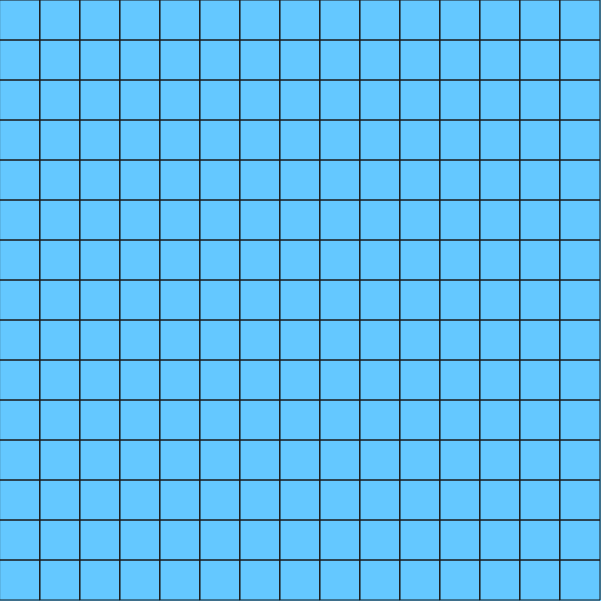
Frame 1 (no input)
Frame 60 (no input): identical to frame 1, image omitted
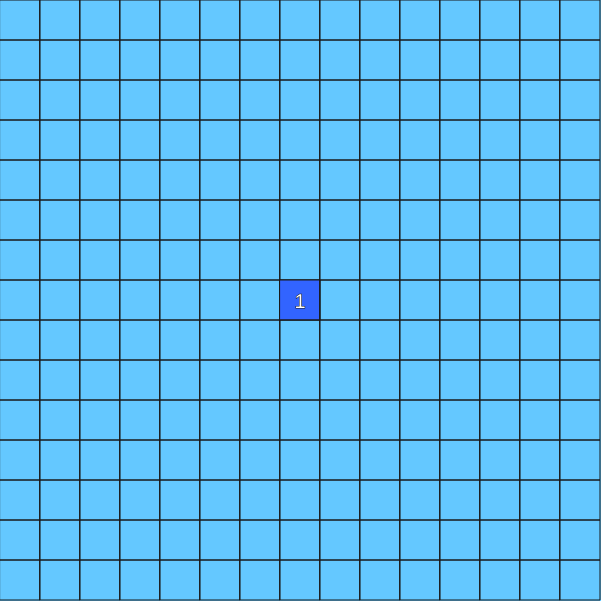
Frame 120 (the mouse pressed at the canvas centre since frame 60)

The p5.js sketch that drew these frames (run headless with seeded random() and noise() and a simulated clock; from frame 60 on, the mouse is pressed at the canvas centre):

// p5.js sketch
// ── sketch.js
var grid;
var cols;
var rows;
var w = 40;
var totalBombs = 20;
var isGameOver = false;
const colorBlue = [100, 200, 255];

function setup() {
  createCanvas(601, 601);
  InitGame();
}

function draw() {
  background(100, 200, 255);

  for (var i = 0; i < cols; i++) {
    for (var j = 0; j < rows; j++) {
      grid[i][j].show();
    }
  }
}

function InitGame(){
  isGameOver = false;
  cols = floor(width / w);
  rows = floor(height / w);

  grid = make2DArray(cols, rows);

  //create the grid
  for (var i = 0; i < cols; i++) {
    for (var j = 0; j < rows; j++) {
      grid[i][j] = new Cell(i, j, w);
    }
  }

  // pick total bombs spots
  var options = [];
  for (var i = 0; i < cols; i++) {
    for (var j = 0; j < rows; j++) {
      options.push([i, j]);
    }
  }

  for (var n = 0; n < totalBombs; n++) {
    var index = floor(random(options.length));
    var choice = options[index];
    var i = choice[0];
    var j = choice[1];

    // deletes the spot so it's no longer an option
    options.splice(index, 1);

    grid[i][j].bomb = true;
  }

  //count neighbors
  for (var i = 0; i < cols; i++) {
    for (var j = 0; j < rows; j++) {
      grid[i][j].countBombs();
    }
  }
}

function make2DArray(cols, rows) {
  var arr = new Array(cols);
  for (var i = 0; i < arr.length; i++) {
    arr[i] = new Array(rows);
  }

  return arr;
}

function gameOver() {
  for (var i = 0; i < cols; i++) {
    for (var j = 0; j < rows; j++) {
      grid[i][j].reveal();
    }
  }
  isGameOver = true;
}

function mousePressed() {
  if (isGameOver) {
    InitGame();
    return;
  }

  let pos = getInputPosition();
  let i = floor(pos.x / w);
  let j = floor(pos.y / w);

  if (i >= 0 && i < cols && j >= 0 && j < rows) {
    let cell = grid[i][j];
    cell.reveal();

    if (cell.bomb) {
      gameOver();
    }
  }
}

function getInputPosition() {
  if (touches.length > 0) {
    return { x: touches[0].x, y: touches[0].y };
  }
  return { x: mouseX, y: mouseY };
}
// ── cell.js
function Cell(i, j, w) {
  this.i = i;
  this.j = j;

  this.x = i * w;
  this.y = j * w;
  this.w = w;

  this.neighborCount = 0;
  this.displacement = w * 0.5;

  this.bomb = false;

  this.revealed = false;
}

const cellBackground = "#3264ffff";
const bombColor = "#323269ff";

Cell.prototype.show = function () {
  stroke(25);
  noFill();
  rect(this.x, this.y, this.w, this.w);

  if (!this.revealed) {
    return;
  }

  if (this.bomb) {
    _drawBomb(this);
    return;
  }

  _drawCell(this);
};

function _drawCell(cell) {
  fill(cellBackground);
  rect(cell.x, cell.y, cell.w, cell.w);

  // display number
  if (cell.neighborCount > 0) {
    textAlign(CENTER);
    textSize(20);
    fill(255);
    text(
      cell.neighborCount,
      cell.x + cell.displacement,
      cell.y + cell.displacement + 8
    );
  }
}

function _drawBomb(cell) {
  rect(cell.x, cell.y, cell.w, cell.w);
  fill(bombColor);
  ellipse(
    cell.x + cell.displacement,
    cell.y + cell.displacement,
    cell.displacement
  );
}

Cell.prototype.countBombs = function () {
  if (this.bomb) {
    this.neighborCount = -1;
    return;
  }

  var total = 0;

  for (var xoff = -1; xoff <= 1; xoff++) {
    for (var yoff = -1; yoff <= 1; yoff++) {
      var i = this.i + xoff;
      var j = this.j + yoff;
      if (i > -1 && i < cols && j > -1 && j < rows) {
        var neighbor = grid[i][j];
        if (neighbor.bomb) {
          total++;
        }
      }
    }
  }

  this.neighborCount = total;
};

Cell.prototype.reveal = function () {
  this.revealed = true;

  if (this.neighborCount == 0) {
    // flood fill
    this.floodFill();
  }
};

Cell.prototype.floodFill = function () {
  for (var xoff = -1; xoff <= 1; xoff++) {
    for (var yoff = -1; yoff <= 1; yoff++) {
      var i = this.i + xoff;
      var j = this.j + yoff;
      if (i > -1 && i < cols && j > -1 && j < rows) {
        var neighbor = grid[i][j];
        if (!neighbor.bomb && !neighbor.revealed) {
          neighbor.reveal();
        }
      }
    }
  }
};
